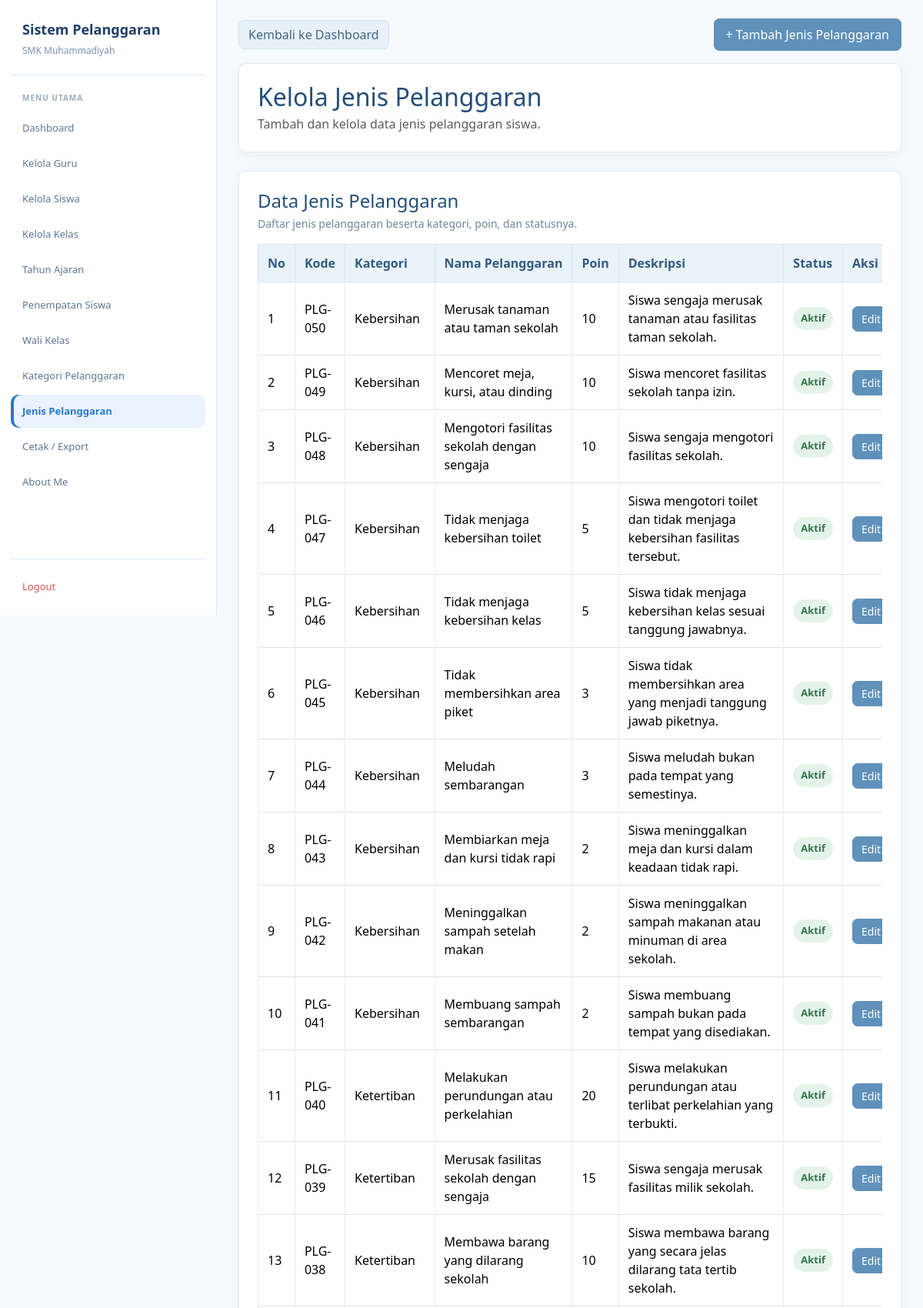
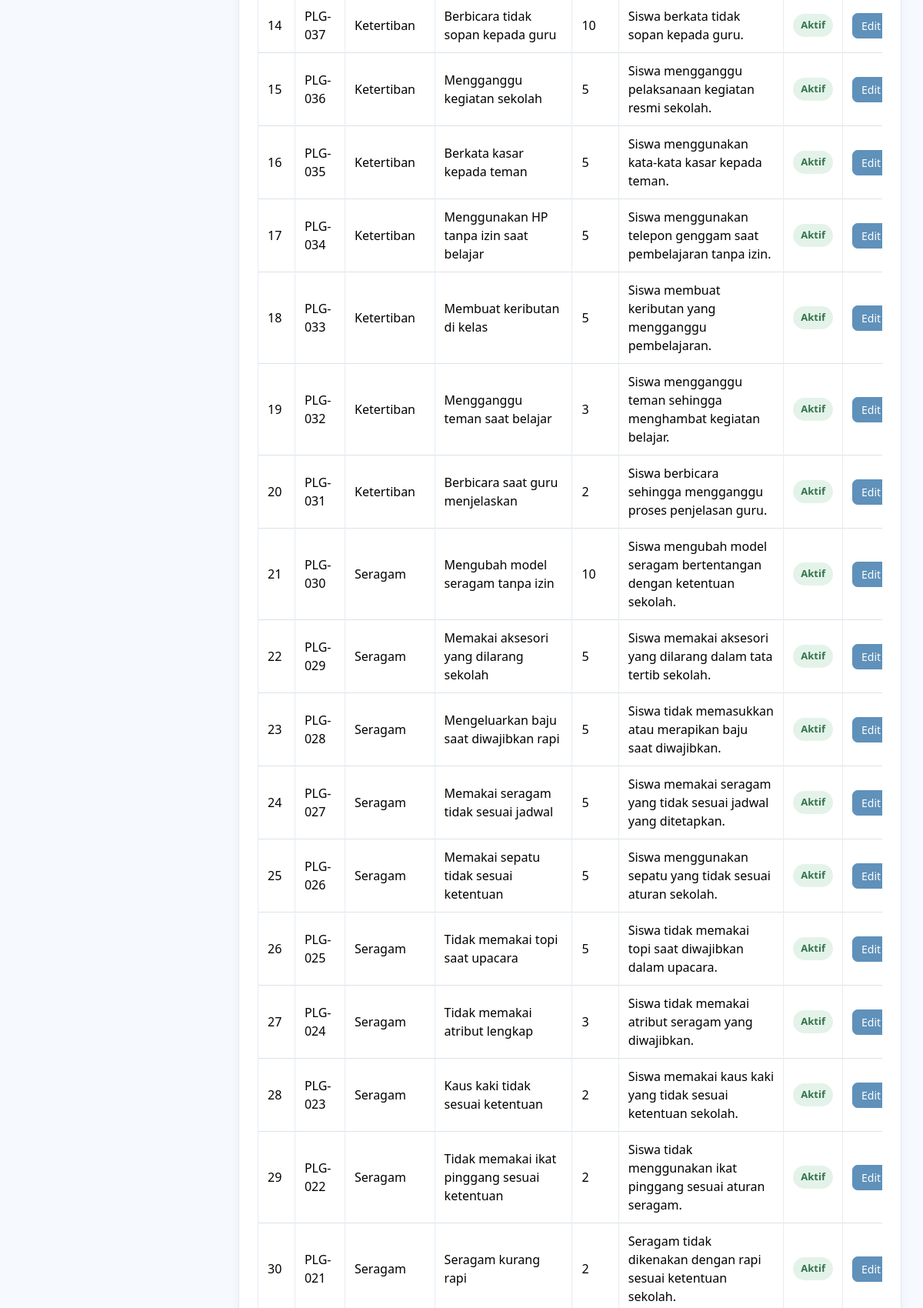
/admin/jenis_pelanggaran.php (signed in, upper part), run on the app's committed database (2 pictures, top to bottom).
### tables this page shows
CREATE TABLE `t_pelanggaran` (
  `id` int(11) NOT NULL,
  `pelanggaran_kategori_id` int(11) NOT NULL,
  `kode` varchar(30) NOT NULL,
  `nama` varchar(150) NOT NULL,
  `poin` int(11) NOT NULL,
  `deskripsi` text NOT NULL,
  `status_aktif` tinyint(1) NOT NULL,
  `created_at` timestamp NOT NULL DEFAULT current_timestamp(),
  `update_at` timestamp NOT NULL DEFAULT current_timestamp(),
  `tingkat` varchar(20) NOT NULL DEFAULT 'Ringan'
);

CREATE TABLE `t_pelanggaran_kategori` (
  `id` int(11) NOT NULL,
  `nama` varchar(100) NOT NULL,
  `deskripsi` text NOT NULL,
  `status_aktif` tinyint(1) NOT NULL,
  `created_at` timestamp NULL DEFAULT NULL,
  `updated_at` timestamp NULL DEFAULT NULL
);

### admin/jenis_pelanggaran.php (the view, shortened to what this page needs)
<?php
include "../config/koneksi.php";
$query = mysqli_query(
    $koneksi,
    "SELECT
        p.id,
        p.kode,
        p.nama,
        p.poin,
        p.deskripsi,
        p.status_aktif,
        k.nama AS nama_kategori
     FROM t_pelanggaran p
     INNER JOIN t_pelanggaran_kategori k
        ON p.pelanggaran_kategori_id = k.id
     WHERE p.id = (
        SELECT MIN(p2.id)
        FROM t_pelanggaran p2
        WHERE p2.nama = p.nama
          AND p2.poin = p.poin
          AND p2.pelanggaran_kategori_id = p.pelanggaran_kategori_id
     )
     ORDER BY p.id DESC"
);
?>
<!DOCTYPE html>
<html lang="id">
<head>
<link href="https://cdn.jsdelivr.net/npm/bootstrap@5.3.8/dist/css/bootstrap.min.css" rel="stylesheet">
</head>
<body>
<div class="layout">
    <aside class="sidebar">
        <div class="brand">
            <div class="brand-title">Sistem Pelanggaran</div>
            <div class="brand-subtitle">SMK Muhammadiyah</div>
        </div>
        <div class="menu-title">Menu Utama</div>
        <nav class="menu">
            <a href="../dashboard.php" class="menu-link">Dashboard</a>
            <a href="guru.php" class="menu-link">Kelola Guru</a>
            <a href="siswa.php" class="menu-link">Kelola Siswa</a>
            <a href="kelas.php" class="menu-link">Kelola Kelas</a>
            <a href="tahun_ajaran.php" class="menu-link">Tahun Ajaran</a>
            <a href="penempatan_siswa.php" class="menu-link">Penempatan Siswa</a>
            <a href="wali_kelas.php" class="menu-link">Wali Kelas</a>
            <a href="kategori_pelanggaran.php" class="menu-link">Kategori Pelanggaran</a>
            <a href="jenis_pelanggaran.php" class="menu-link active">Jenis Pelanggaran</a>
            <a href="cetak_export.php" class="menu-link">Cetak / Export</a>
            <a href="../about.php" class="menu-link">About Me</a>
        </nav>
        <div class="logout">
            <a href="../logout.php" class="menu-link">Logout</a>
        </div>
    </aside>
    <main class="main">
        <div class="container py-4">
            <div class="d-flex flex-wrap align-items-center justify-content-between gap-2 mb-3">
                <a href="../dashboard.php" class="btn btn-secondary">
                    Kembali ke Dashboard
                </a>
                <button
                    type="button"
                    class="btn btn-primary"
                    data-bs-toggle="collapse"
                    data-bs-target="#formTambahJenis"
                    aria-expanded="false"
                    aria-controls="formTambahJenis">
                    + Tambah Jenis Pelanggaran
                </button>
            </div>
            <div class="card mb-4">
                <div class="card-body">
                    <h2 class="judul mb-1">Kelola Jenis Pelanggaran</h2>
                    <p class="text-muted mb-0">
                        Tambah dan kelola data jenis pelanggaran siswa.
                    </p>
                </div>
            </div>
            <div class="card">
                <div class="card-body">
                    <h4 class="mb-1">Data Jenis Pelanggaran</h4>
                    <p class="keterangan mb-3">
                        Daftar jenis pelanggaran beserta kategori, poin, dan statusnya.
                    </p>
                    <div class="table-responsive">
                        <table class="table table-bordered table-hover align-middle">
                            <thead>
                                <tr>
                                    <th style="width:60px">No</th>
                                    <th>Kode</th>
                                    <th>Kategori</th>
                                    <th>Nama Pelanggaran</th>
                                    <th>Poin</th>
                                    <th>Deskripsi</th>
                                    <th>Status</th>
                                    <th>Aksi</th>
                                </tr>
                            </thead>
                            <tbody>
                            <?php
                            if ($query && mysqli_num_rows($query) > 0) {
                                $no = 1;
                                while ($data = mysqli_fetch_assoc($query)) {
                            ?>
                                <tr>
                                    <td><?php echo $no++; ?></td>
                                    <td><?php echo htmlspecialchars($data['kode']); ?></td>
                                    <td><?php echo htmlspecialchars($data['nama_kategori']); ?></td>
                                    <td><?php echo htmlspecialchars($data['nama']); ?></td>
                                    <td><?php echo (int)$data['poin']; ?></td>
                                    <td><?php echo htmlspecialchars($data['deskripsi'] ?? ''); ?></td>
                                    <td>
                                        <?php if ((int)$data['status_aktif'] === 1) { ?>
                                            <span class="status-aktif">Aktif</span>
                                        <?php } else { ?>
                                            <span class="status-nonaktif">Tidak Aktif</span>
                                        <?php } ?>
                                    </td>
                                    <td class="text-nowrap">
                                        <a
                                            href="edit_jenis_pelanggaran.php?id=<?php echo (int)$data['id']; ?>"
                                            class="btn btn-sm btn-primary">
                                            Edit
                                        </a>
                                    </td>
                                </tr>
                            <?php
                                }
                            } ?>
                            </tbody>
                        </table>
                    </div>
                </div>
            </div>
        </div>
    </main>
</div>
</body>
</html>

### admin/jenis_pelanggaran.php (style rules this page uses)
:root { --blue: #2878cf; --blue-dark: #203e68; --blue-soft: #eaf3ff; --page: #f6f9fd; --white: #fff; --text: #263f63; --muted: #7890ad; --line: #dce9f8; --shadow: 0 8px 22px rgba(32,62,104,.07); }
* { box-sizing: border-box; }
body { margin: 0; background: var(--page); color: var(--text); font-family: "Segoe UI", Arial, sans-serif; }
a { text-decoration: none; }
.layout { min-height: 100vh; }
.sidebar { position: fixed; left: 0; top: 0; width: 282px; height: 100vh; background: var(--white); border-right: 1px solid var(--line); padding: 25px 14px 16px; display: flex; flex-direction: column; z-index: 1000; overflow-y: auto; }
.brand { padding: 0 15px 22px; border-bottom: 1px solid var(--line); margin-bottom: 22px; }
.brand-title { font-size: 18px; font-weight: 700; color: var(--blue-dark); margin-bottom: 5px; }
.brand-subtitle { font-size: 12px; color: var(--muted); }
.menu-title { font-size: 10px; font-weight: 700; color: #9aabc0; letter-spacing: 1px; text-transform: uppercase; margin: 0 15px 10px; }
.menu { display: flex; flex-direction: column; gap: 3px; }
.menu-link { min-height: 43px; display: flex; align-items: center; padding: 10px 15px; border-radius: 10px; color: #5e7695; font-size: 13px; transition: .2s ease; }
.menu-link.active { background: var(--blue-soft); color: var(--blue); font-weight: 600; box-shadow: inset 4px 0 0 var(--blue); }
.logout { margin-top: auto; padding-top: 14px; border-top: 1px solid var(--line); }
.logout .menu-link { color: #d9534f; }
.main { margin-left: 282px; min-height: 100vh; padding: 24px 28px 40px; }
.container { width: 100%; max-width: none !important; margin: 0 auto; padding: 0 !important; }
.judul, h4 { color: #234e78; }
.card { border: 1px solid #e1eaf4 !important; border-radius: 10px; box-shadow: 0 3px 12px rgba(35,78,120,.05) !important; }
.card-body { padding: 24px; }
.btn-primary { --bs-btn-color: #fff; --bs-btn-bg: #5f91ba; --bs-btn-border-color: #5f91ba; --bs-btn-hover-color: #fff; --bs-btn-hover-bg: #4b7fa9; --bs-btn-hover-border-color: #4b7fa9; border-radius: 7px; padding: 8px 15px; }
.btn-secondary { --bs-btn-bg: #e8f0f8; --bs-btn-border-color: #d8e5f1; --bs-btn-color: #426584; --bs-btn-hover-bg: #dceaf6; --bs-btn-hover-border-color: #cbddeb; --bs-btn-hover-color: #234e78; border-radius: 7px; }
.btn-sm { padding: 5px 11px; }
.table { color: #344b63; vertical-align: middle; margin-bottom: 0; }
.table thead th { background-color: #eaf2fa; color: #315b82; border-color: #dce7f1; font-weight: 600; padding: 12px; white-space: nowrap; }
.table tbody td { border-color: #e5edf5; padding: 11px 12px; }
.status-aktif { display: inline-block; background: #e4f3e9; color: #34734b; padding: 5px 10px; border-radius: 20px; font-size: 13px; font-weight: 600; }
.keterangan { color: #71849a; font-size: 14px; }

### data on the page
t_pelanggaran: kode "PLG-050", pelanggaran_kategori.nama "Kebersihan", nama "Merusak tanaman atau taman sekolah", poin "10", deskripsi "Siswa sengaja merusak tanaman atau fasilitas taman sekolah.", status_aktif "Aktif"
t_pelanggaran: kode "PLG-049", pelanggaran_kategori.nama "Kebersihan", nama "Mencoret meja, kursi, atau dinding", poin "10", deskripsi "Siswa mencoret fasilitas sekolah tanpa izin.", status_aktif "Aktif"
t_pelanggaran: kode "PLG-048", pelanggaran_kategori.nama "Kebersihan", nama "Mengotori fasilitas sekolah dengan sengaja", poin "10", deskripsi "Siswa sengaja mengotori fasilitas sekolah.", status_aktif "Aktif"
t_pelanggaran: kode "PLG-047", pelanggaran_kategori.nama "Kebersihan", nama "Tidak menjaga kebersihan toilet", poin "5", deskripsi "Siswa mengotori toilet dan tidak menjaga kebersihan fasilitas tersebut.", status_aktif "Aktif"
t_pelanggaran: kode "PLG-046", pelanggaran_kategori.nama "Kebersihan", nama "Tidak menjaga kebersihan kelas", poin "5", deskripsi "Siswa tidak menjaga kebersihan kelas sesuai tanggung jawabnya.", status_aktif "Aktif"
t_pelanggaran: kode "PLG-045", pelanggaran_kategori.nama "Kebersihan", nama "Tidak membersihkan area piket", poin "3", deskripsi "Siswa tidak membersihkan area yang menjadi tanggung jawab piketnya.", status_aktif "Aktif"
t_pelanggaran: kode "PLG-044", pelanggaran_kategori.nama "Kebersihan", nama "Meludah sembarangan", poin "3", deskripsi "Siswa meludah bukan pada tempat yang semestinya.", status_aktif "Aktif"
t_pelanggaran: kode "PLG-043", pelanggaran_kategori.nama "Kebersihan", nama "Membiarkan meja dan kursi tidak rapi", poin "2", deskripsi "Siswa meninggalkan meja dan kursi dalam keadaan tidak rapi.", status_aktif "Aktif"
t_pelanggaran: kode "PLG-042", pelanggaran_kategori.nama "Kebersihan", nama "Meninggalkan sampah setelah makan", poin "2", deskripsi "Siswa meninggalkan sampah makanan atau minuman di area sekolah.", status_aktif "Aktif"
t_pelanggaran: kode "PLG-041", pelanggaran_kategori.nama "Kebersihan", nama "Membuang sampah sembarangan", poin "2", deskripsi "Siswa membuang sampah bukan pada tempat yang disediakan.", status_aktif "Aktif"
t_pelanggaran: kode "PLG-040", pelanggaran_kategori.nama "Ketertiban", nama "Melakukan perundungan atau perkelahian", poin "20", deskripsi "Siswa melakukan perundungan atau terlibat perkelahian yang terbukti.", status_aktif "Aktif"
t_pelanggaran: kode "PLG-039", pelanggaran_kategori.nama "Ketertiban", nama "Merusak fasilitas sekolah dengan sengaja", poin "15", deskripsi "Siswa sengaja merusak fasilitas milik sekolah.", status_aktif "Aktif"
t_pelanggaran: kode "PLG-038", pelanggaran_kategori.nama "Ketertiban", nama "Membawa barang yang dilarang sekolah", poin "10", deskripsi "Siswa membawa barang yang secara jelas dilarang tata tertib sekolah.", status_aktif "Aktif"
t_pelanggaran: kode "PLG-037", pelanggaran_kategori.nama "Ketertiban", nama "Berbicara tidak sopan kepada guru", poin "10", deskripsi "Siswa berkata tidak sopan kepada guru.", status_aktif "Aktif"
t_pelanggaran: kode "PLG-036", pelanggaran_kategori.nama "Ketertiban", nama "Mengganggu kegiatan sekolah", poin "5", deskripsi "Siswa mengganggu pelaksanaan kegiatan resmi sekolah.", status_aktif "Aktif"
t_pelanggaran: kode "PLG-035", pelanggaran_kategori.nama "Ketertiban", nama "Berkata kasar kepada teman", poin "5", deskripsi "Siswa menggunakan kata-kata kasar kepada teman.", status_aktif "Aktif"
t_pelanggaran: kode "PLG-034", pelanggaran_kategori.nama "Ketertiban", nama "Menggunakan HP tanpa izin saat belajar", poin "5", deskripsi "Siswa menggunakan telepon genggam saat pembelajaran tanpa izin.", status_aktif "Aktif"
t_pelanggaran: kode "PLG-033", pelanggaran_kategori.nama "Ketertiban", nama "Membuat keributan di kelas", poin "5", deskripsi "Siswa membuat keributan yang mengganggu pembelajaran.", status_aktif "Aktif"
t_pelanggaran: kode "PLG-032", pelanggaran_kategori.nama "Ketertiban", nama "Mengganggu teman saat belajar", poin "3", deskripsi "Siswa mengganggu teman sehingga menghambat kegiatan belajar.", status_aktif "Aktif"
t_pelanggaran: kode "PLG-031", pelanggaran_kategori.nama "Ketertiban", nama "Berbicara saat guru menjelaskan", poin "2", deskripsi "Siswa berbicara sehingga mengganggu proses penjelasan guru.", status_aktif "Aktif"
t_pelanggaran: kode "PLG-030", pelanggaran_kategori.nama "Seragam", nama "Mengubah model seragam tanpa izin", poin "10", deskripsi "Siswa mengubah model seragam bertentangan dengan ketentuan sekolah.", status_aktif "Aktif"
t_pelanggaran: kode "PLG-029", pelanggaran_kategori.nama "Seragam", nama "Memakai aksesori yang dilarang sekolah", poin "5", deskripsi "Siswa memakai aksesori yang dilarang dalam tata tertib sekolah.", status_aktif "Aktif"
t_pelanggaran: kode "PLG-028", pelanggaran_kategori.nama "Seragam", nama "Mengeluarkan baju saat diwajibkan rapi", poin "5", deskripsi "Siswa tidak memasukkan atau merapikan baju saat diwajibkan.", status_aktif "Aktif"
t_pelanggaran: kode "PLG-027", pelanggaran_kategori.nama "Seragam", nama "Memakai seragam tidak sesuai jadwal", poin "5", deskripsi "Siswa memakai seragam yang tidak sesuai jadwal yang ditetapkan.", status_aktif "Aktif"
t_pelanggaran: kode "PLG-026", pelanggaran_kategori.nama "Seragam", nama "Memakai sepatu tidak sesuai ketentuan", poin "5", deskripsi "Siswa menggunakan sepatu yang tidak sesuai aturan sekolah.", status_aktif "Aktif"
t_pelanggaran: kode "PLG-025", pelanggaran_kategori.nama "Seragam", nama "Tidak memakai topi saat upacara", poin "5", deskripsi "Siswa tidak memakai topi saat diwajibkan dalam upacara.", status_aktif "Aktif"
t_pelanggaran: kode "PLG-024", pelanggaran_kategori.nama "Seragam", nama "Tidak memakai atribut lengkap", poin "3", deskripsi "Siswa tidak memakai atribut seragam yang diwajibkan.", status_aktif "Aktif"
t_pelanggaran: kode "PLG-023", pelanggaran_kategori.nama "Seragam", nama "Kaus kaki tidak sesuai ketentuan", poin "2", deskripsi "Siswa memakai kaus kaki yang tidak sesuai ketentuan sekolah.", status_aktif "Aktif"
t_pelanggaran: kode "PLG-022", pelanggaran_kategori.nama "Seragam", nama "Tidak memakai ikat pinggang sesuai ketentuan", poin "2", deskripsi "Siswa tidak menggunakan ikat pinggang sesuai aturan seragam.", status_aktif "Aktif"
t_pelanggaran: kode "PLG-021", pelanggaran_kategori.nama "Seragam", nama "Seragam kurang rapi", poin "2", deskripsi "Seragam tidak dikenakan dengan rapi sesuai ketentuan sekolah.", status_aktif "Aktif"
